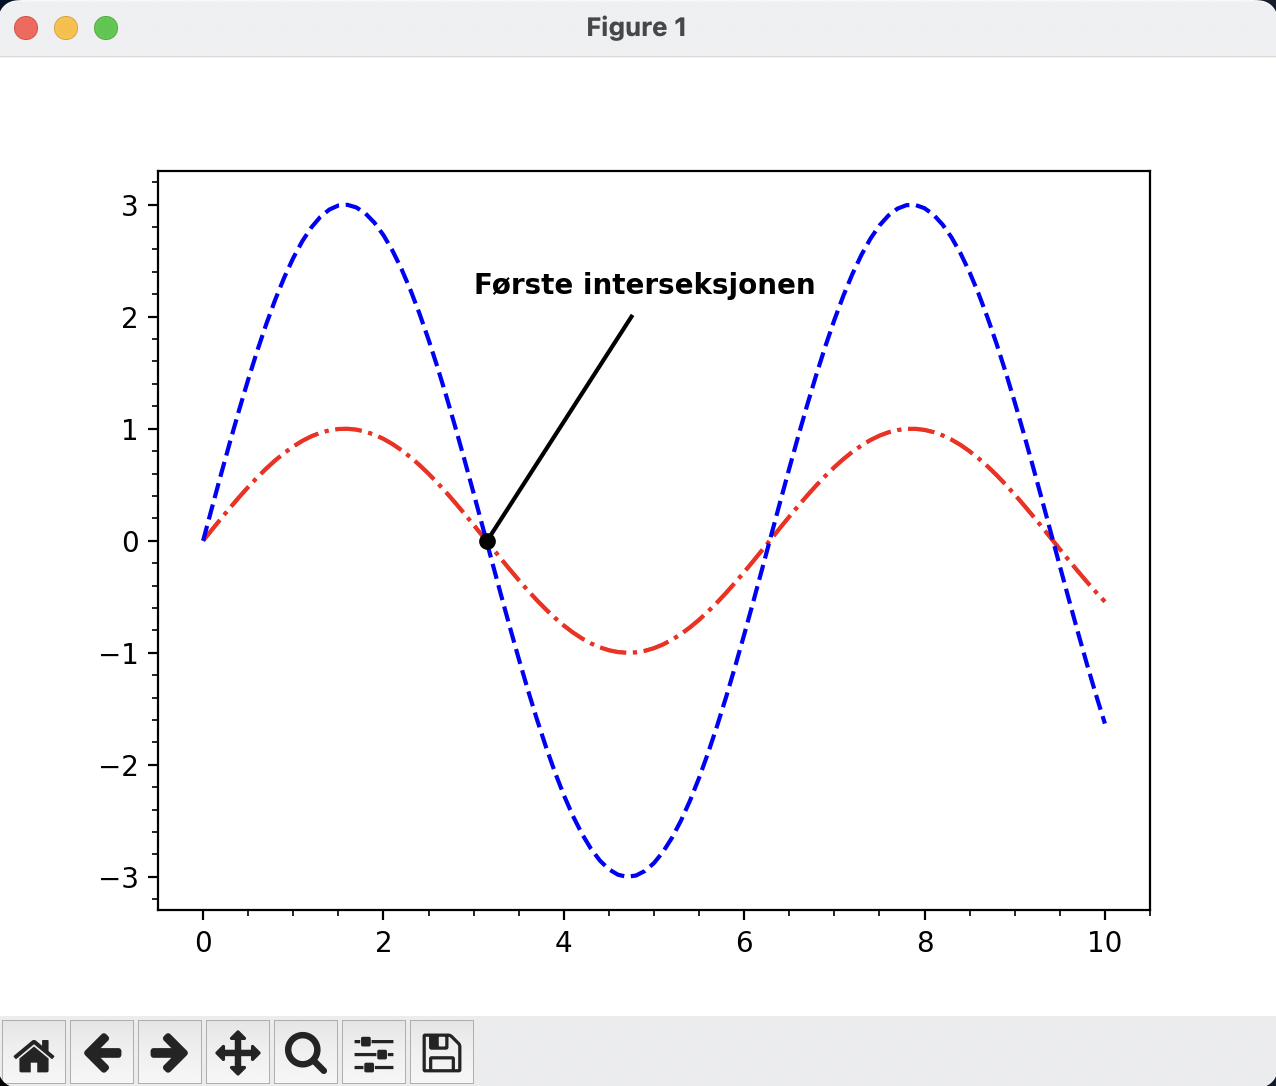

Source code (Python):
import matplotlib.pyplot as plt
from math import sin

# liste med x-verdier
xs = [n / 10 for n in range(101)]
# 2 ulike lister med y-verdier
ys_1 = [sin(x) for x in xs]
ys_2 = [3 * sin(x) for x in xs]

plt.plot(xs, ys_1, "-.r")
plt.plot(xs, ys_2, "--b")

# legger til minor ticks til x- og y-aksen
plt.minorticks_on()

# legger til første interseksjon-punktet etter (0,0)
x = [3.15]
y = [0]
plt.plot(x, y, marker="o", markersize=5, color='black')

# legger til pil til punktet
x1, y1 = [3.15, 4.75], [0, 2]
plt.plot(x1, y1, color='black')

# legger til tekst
plt.text(3, 2.2, 'Første interseksjonen', fontweight='bold')

# savefig lagrer filene
plt.savefig("test.png")
plt.savefig("test.pdf")

# interaktivt vindu
plt.show() # Hva skjer om vi ikke har med den raden: plt.show()?
